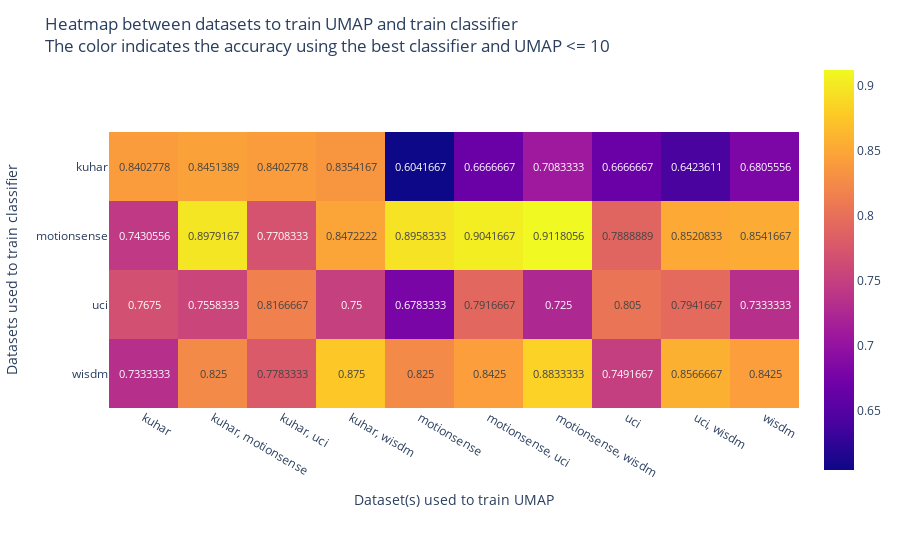

Notebook cell for this chart:
### Code cell
df = results.copy()
df = filter_domain_fft_only(df)
df = filter_features_all(df)
df = filter_reducer_over_all(df)
df = filter_scaler_none(df)
df = filter_view_standardized_inter_balanced(df)
# df = pd.concat([filter_only_reducer_dataset_diferent_from_train(df), filter_only_reducer_dataset_equals_train_dataset(df)])
# df = filter_only_reducer_dataset_diferent_from_train(df)
df = filter_same_train_test(df)
df = df[(df["umap components"] > 0) & (df["umap components"] <= 10)]
df = best_of_each_estimator_and_umap(df)

matrix = []
reducer_datasets = df["reducer_datasets"].unique()

the_datasets = datasets.copy()
the_datasets.remove("realworld")

for i, dset in enumerate(the_datasets):
    lines = [0] * len(reducer_datasets)
    for j, r_dset in enumerate(reducer_datasets):
        acc = df.loc[(df["reducer_datasets"] == r_dset) & (df["train_datasets"] == dset), "accuracy (mean)"].sort_values()
        if len(acc) == 0:
            continue
        else:
            lines[j] = acc.iloc[-1]
    matrix.append(lines)
    
matrix = np.array(matrix)

fig = px.imshow(matrix, text_auto=True, x=reducer_datasets, y=the_datasets)
fig.update_layout(
    title="Heatmap between datasets to train UMAP and train classifier<br>The color indicates the accuracy using the best classifier and UMAP <= 10",
    xaxis_title="Dataset(s) used to train UMAP",
    yaxis_title="Datasets used to train classifier"
)
fig.show()


# fig.show()

### Figure 1 — Plotly figure (JSON) as saved in the notebook; plotly's stock layout.template omitted (floating-point values rounded to 4 significant figures)
{"data": [{"coloraxis": "coloraxis", "hovertemplate": "x: %{x}<br>y: %{y}<br>color: %{z}<extra></extra>", "name": "0", "texttemplate": "%{z}", "type": "heatmap", "x": ["kuhar", "kuhar, motionsense", "kuhar, uci", "kuhar, wisdm", "motionsense", "motionsense, uci", "motionsense, wisdm", "uci", "uci, wisdm", "wisdm"], "xaxis": "x", "y": ["kuhar", "motionsense", "uci", "wisdm"], "yaxis": "y", "z": [[0.8403, 0.8451, 0.8403, 0.8354, 0.6042, 0.6667, 0.7083, 0.6667, 0.6424, 0.6806], [0.7431, 0.8979, 0.7708, 0.8472, 0.8958, 0.9042, 0.9118, 0.7889, 0.8521, 0.8542], [0.7675, 0.7558, 0.8167, 0.75, 0.6783, 0.7917, 0.725, 0.805, 0.7942, 0.7333], [0.7333, 0.825, 0.7783, 0.875, 0.825, 0.8425, 0.8833, 0.7492, 0.8567, 0.8425]]}], "layout": {"coloraxis": {"colorscale": [[0, "#0d0887"], [0.1111, "#46039f"], [0.2222, "#7201a8"], [0.3333, "#9c179e"], [0.4444, "#bd3786"], [0.5556, "#d8576b"], [0.6667, "#ed7953"], [0.7778, "#fb9f3a"], [0.8889, "#fdca26"], [1, "#f0f921"]]}, "margin": {"t": 60}, "title": {"text": "Heatmap between datasets to train UMAP and train classifier<br>The color indicates the accuracy using the best classifier and UMAP <= 10"}, "xaxis": {"anchor": "y", "constrain": "domain", "domain": [0, 1], "scaleanchor": "y", "title": {"text": "Dataset(s) used to train UMAP"}}, "yaxis": {"anchor": "x", "autorange": "reversed", "constrain": "domain", "domain": [0, 1], "title": {"text": "Datasets used to train classifier"}}}}
